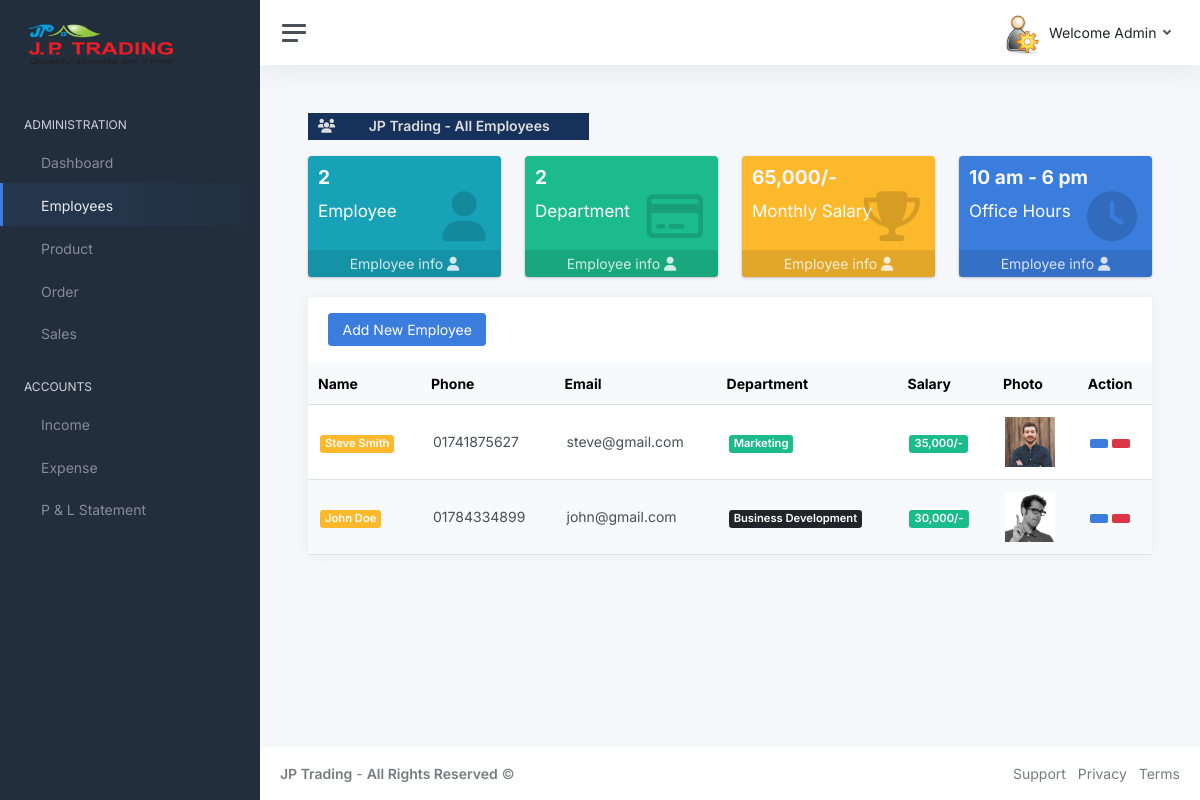
Page /employees/employee-list/ (signed in) on the committed database.
### employee/models.py (models this page shows, shortened)
class Employee(models.Model):
    full_name = models.CharField(max_length=100, blank=True, null=True)
    phone = models.CharField(max_length=15, blank=True, null=True, unique=True)
    email = models.EmailField(unique=True, blank=True, null=True, max_length=150)
    department = models.CharField(max_length=250, choices=Department)
    salary = models.IntegerField(blank=True, null=True)
    joining_date = models.DateField()
    img = models.ImageField(upload_to="employees/")

### employee/views.py (the view)
# urls.py: path("employee-list/", views.EmployeeList.as_view(), name="employee_list"),
@method_decorator(login_required(login_url="user_login"), name="dispatch")
class EmployeeList(ListView):
    model = Employee
    template_name = "employee_list.html"
    context_object_name = "employee"
    ordering = ["-id"]
    def get_context_data(self, **kwargs):
        context = super().get_context_data(**kwargs)
        context["total_employee"] = Employee.objects.aggregate(Count("id"))
        context["total_department"] = Employee.objects.aggregate(Count("department"))
        context["total_salary"] = Employee.objects.aggregate(Sum("salary"))
        return context

### employee/templates/employee_list.html (shortened to what this page needs)
{% extends 'base.html' %}
{% block content %}
<main class="content">
    <div class="container-fluid p-0">
      <div class="col-md-4">
         <h1 id="section_title" class="h3 mb-3"><strong><i class="fas fa-users"></i> JP Trading - All Employees</strong></h1>
       </div>
        <div class="row">
         <div class="col-lg-3 col-6">
           <div class="small-box bg-info">
             <div class="inner">
                  <h3>{{ total_employee.id__count }}</h3>
               <p>Employee</p>
             </div>
             <div class="icon">
              <i class="fas fa-user"></i>
             </div>
             <a href="#" class="small-box-footer">Employee info <i class="fas fa-user"></i></a>
           </div>
         </div>
         <div class="col-lg-3 col-6">
           <div class="small-box bg-success">
             <div class="inner">
                  <h3>{{ total_department.department__count }}</h3>
               <p>Department</p>
             </div>
             <div class="icon">
              <i class="far fa-credit-card"></i>
             </div>
             <a href="#" class="small-box-footer">Employee info <i class="fas fa-user"></i></a>
           </div>
         </div>
         <div class="col-lg-3 col-6">
           <div class="small-box bg-warning">
             <div class="inner">
                  <h3>{{ total_salary.salary__sum }}/-</h3>
               <p>Monthly Salary</p>
             </div>
             <div class="icon">
              <i class="fas fa-trophy"></i>
             </div>
             <a href="#" class="small-box-footer">Employee info <i class="fas fa-user"></i></a>
           </div>
         </div>
         <div class="col-lg-3 col-6">
           <div class="small-box bg-primary">
             <div class="inner">
                  <h3>10 am - 6 pm</h3>
               <p>Office Hours</p>
             </div>
             <div class="icon">
              <i class="fa fa-clock"></i>
             </div>
             <a href="#" class="small-box-footer">Employee info <i class="fas fa-user"></i></a>
           </div>
         </div>
       </div>
       <div class="row">
          <div class="col-12 col-lg-12 col-xxl-9 d-flex">
             <div class="card flex-fill">
                <div class="card-header">
                  <a href="{% url 'add_employee' %}"><button type="submit" class="btn btn-primary">
                     Add New Employee</button></a>
                </div>
                <table class="table table-hover my-0">
                   <thead>
                      <tr>
                         <th>Name</th>
                         <th class="d-none d-xl-table-cell">Phone</th>
                         <th class="d-none d-xl-table-cell">Email</th>
                         <th class="d-none d-md-table-cell">Department</th>
                         <th class="d-none d-md-table-cell">Salary</th>
                         <th class="d-none d-md-table-cell">Photo</th>
                         <th class="d-none d-md-table-cell">Action</th>
                      </tr>
                   </thead>
                   <tbody>
                    {% for emp in employee %}
                      <tr>
                        <td><span class="badge bg-warning">{{ emp.full_name }}</span></td>
                         <td>{{ emp.phone }}</td>
                         <td>{{ emp.email }}</td>
                         <td>
                           {% if emp.department == "Accounts" %}
                              <span class="badge bg-danger">{{ emp.department }}</span>
                           {% elif emp.department == "HR" %}
                              <span class="badge bg-warning">{{ emp.department }}</span>
                           {% elif emp.department == "Sales" %}
                              <span class="badge bg-primary">{{ emp.department }}</span>
                           {% elif emp.department == "Marketing" %}
                              <span class="badge bg-success">{{ emp.department }}</span>
                           {% elif emp.department == "IT and Admin" %}
                              <span class="badge bg-info">{{ emp.department }}</span>
                           {% elif emp.department == "Business Development" %}
                              <span class="badge bg-dark">{{ emp.department }}</span>
                           {% else %}
                              <span class="badge bg-secondary">{{ emp.department }}</span>
                           {%endif%}
                        </td>
                         <td><span class="badge bg-success">{{ emp.salary }}/-</span></td>
                         <td><img src="{{ emp.img.url }}" alt="No Image" style="width:50px; height:50px;"></td>
                         <td>
                            <a href="{% url 'update_employee' emp.id %}"><button type="submit" class="btn btn-primary btn-sm"></button></a>
                            <a href="{% url 'delete_employee' emp.id %}"><button type="submit" class="btn btn-danger btn-sm"></button></a>
                         </td>
                      </tr>
                      {% endfor %}
                   </tbody>
                </table>
             </div>
          </div>
       </div>
    </div>
 </main>
{% endblock %}

### core/templates/header.html (shortened to what this page needs)
{% load static %}
<!DOCTYPE html>
<html lang="en">
    <head>
        <link rel="stylesheet" href="https://code.ionicframework.com/ionicons/2.0.1/css/ionicons.min.css">
        <link rel="stylesheet" href="https://cdnjs.cloudflare.com/ajax/libs/font-awesome/6.6.0/css/all.min.css">
        <link href="{% static 'css/app.css' %}" rel="stylesheet">
    </head>
    <body>
        <div class="wrapper">
            <nav id="sidebar" class="sidebar js-sidebar">
                <div class="sidebar-content js-simplebar">
                    <a class="sidebar-brand" href="{% url 'index' %}">
                        <img src="{% static 'img/avatars/logo.png' %}" at="Logo" style="height:100%; width: 160px;">
                    </a>
                    {% with request.resolver_match.url_name as url_name %}
                    <ul class="sidebar-nav">
                        {% if not user.is_superuser %}
                        <li class="sidebar-header">
                            ADMINISTRATION
                        </li>
                        <li class="{% if url_name == "index" %}sidebar-item active{% endif %}">
                            <a class="sidebar-link" href="{% url 'index' %}">
                            <i class="align-middle" data-feather="sliders"></i> <span class="align-middle">Dashboard</span>
                            </a>
                        </li>
                        <li class="{% if url_name == "employee_list" %}sidebar-item active{% endif %}">
                            <a class="sidebar-link" href="{% url 'employee_list' %}">
                            <i class="align-middle" data-feather="users"></i> <span class="align-middle">Employees</span>
                            </a>
                        </li>
                        <li class="{% if url_name == "product_list" %}sidebar-item active{% endif %}">
                            <a class="sidebar-link" href="{% url 'product_list' %}">
                            <i class="align-middle" data-feather="gift"></i> <span class="align-middle">Product</span>
                            </a>
                        </li>
                        <li class="{% if url_name == "order_list" %}sidebar-item active{% endif %}">
                            <a class="sidebar-link" href="{% url 'order_list' %}">
                            <i class="align-middle" data-feather="shopping-cart"></i> <span class="align-middle">Order</span>
                            </a>
                        </li>
                        <li class="{% if url_name == "sales_list" %}sidebar-item active{% endif %}">
                            <a class="sidebar-link" href="{% url 'sales_list' %}">
                            <i class="align-middle" data-feather="folder"></i> <span class="align-middle">Sales</span>
                            </a>
                        </li>
                        {% else %}
                        <li class="sidebar-header">
                            ADMINISTRATION
                        </li>
                        <li class="{% if url_name == "index" %}sidebar-item active{% endif %}">
                            <a class="sidebar-link" href="{% url 'index' %}">
                             <span class="align-middle">Dashboard</span>
                            </a>
                        </li>
                        <li class="{% if url_name == "employee_list" %}sidebar-item active{% endif %}">
                            <a class="sidebar-link" href="{% url 'employee_list' %}">
                             <span class="align-middle">Employees</span>
                            </a>
                        </li>
                        <li class="{% if url_name == "product_list" %}sidebar-item active{% endif %}">
                            <a class="sidebar-link" href="{% url 'product_list' %}">
                             <span class="align-middle">Product</span>
                            </a>
                        </li>
                        <li class="{% if url_name == "order_list" %}sidebar-item active{% endif %}">
                            <a class="sidebar-link" href="{% url 'order_list' %}">
                             <span class="align-middle">Order</span>
                            </a>
                        </li>
                        <li class="{% if url_name == "sales_list" %}sidebar-item active{% endif %}">
                            <a class="sidebar-link" href="{% url 'sales_list' %}">
                             <span class="align-middle">Sales</span>
                            </a>
                        </li>
                        <li class="sidebar-header">
                            ACCOUNTS
                        </li>
                        <li class="{% if url_name == "income_list" %}sidebar-item active{% endif %}">
                            <a class="sidebar-link" href="{% url 'income_list' %}">
                             <span class="align-middle">Income</span>
                            </a>
                        </li>
                        <li class="{% if url_name == "expense_list" %}sidebar-item active{% endif %}">
                            <a class="sidebar-link" href="{% url 'expense_list' %}">
                             <span class="align-middle">Expense</span>
                            </a>
                        </li>
                        <li class="{% if url_name == "prfit_loss" %}sidebar-item active{% endif %}">
                            <a class="sidebar-link" href="{% url 'prfit_loss' %}">
                             <span class="align-middle">P  & L Statement</span>
                            </a>
                        </li>
                        {% endif %}
                    </ul>
                    {% endwith %}
                </div>
            </nav>
            <div class="main">
                <nav class="navbar navbar-expand navbar-light navbar-bg">
                    <a class="sidebar-toggle js-sidebar-toggle">
                    <i class="hamburger align-self-center"></i>
                    </a>
                    <div class="navbar-collapse collapse">
                        <ul class="navbar-nav navbar-align">
                            <li class="nav-item dropdown">
                                <a class="nav-link dropdown-toggle d-none d-sm-inline-block" href="#" data-bs-toggle="dropdown">
                                <img src="{% static 'img/avatars/super_admin.jpeg' %}" class="avatar img-fluid rounded me-1" alt="Charles Hall" /> <span class="text-dark">Welcome {{ user.username |capfirst }}</span>
                                </a>
                            </li>
                        </ul>
                    </div>
                </nav>

### rows in the picture
Employee: full_name "Steve Smith", phone "01741875627", email "steve@gmail.com", department "Marketing", salary "35,000", img (picture)
Employee: full_name "John Doe", phone "01784334899", email "john@gmail.com", department "Business Development", salary "30,000", img (picture)

### other values in the picture
{{ user.username |capfirst }} "Admin"
{{ total_employee.id__count }} "2"
{{ total_department.department__count }} "2"
{{ total_salary.salary__sum }} "65,000"
